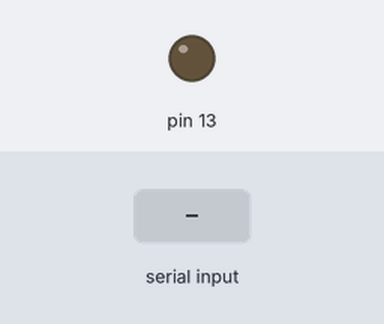
A sketch run on a simulated Arduino Uno, built with avr-gcc and run on an emulated ATmega328P. On the bench: output pins drawn as LEDs (lit = HIGH). The inputs (shaded band) are chosen by the test bench.

Above: at 1.2 s.
1.3 s: "L" received over Serial
At 2.4 s:
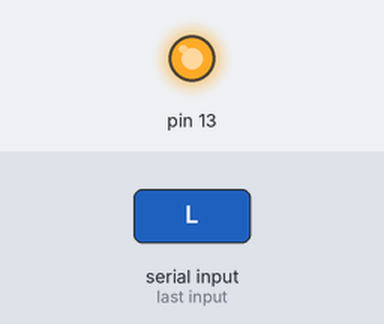
2.8 s: "D" received over Serial
At 3.5 s:
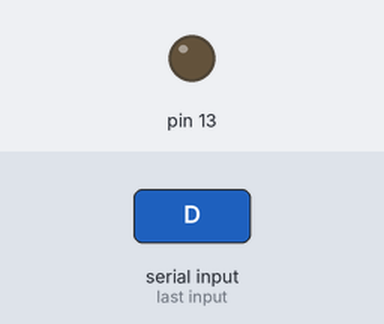
Timing chart, 0 to 5.8 s (numbered marks = the images above; inputs shaded):
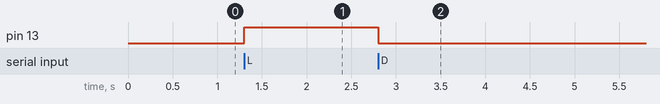

Measured:
- after the input at 1.3 s, pin 13: LOW → HIGH at once
- after the input at 2.8 s, pin 13: HIGH → LOW at once

The sketch:

bt_escravo.ino
```cpp
//Armazena o caracter recebido
char buf;

void setup()
{
  //Define o pino 13 como saida
  pinMode(13, OUTPUT);
  Serial.begin(9600);
}

void loop()
{
  while(Serial.available() > 0)
  {
    buf = Serial.read();
    //Caso seja recebido o caracter L, acende o led
    if (buf == 'L')
    {
      digitalWrite(13, HIGH);
    }
    //Caso seja recebido o caracter D, apaga o led
     if (buf == 'D')
    {
      digitalWrite(13, LOW);
    }
  }
}
```
